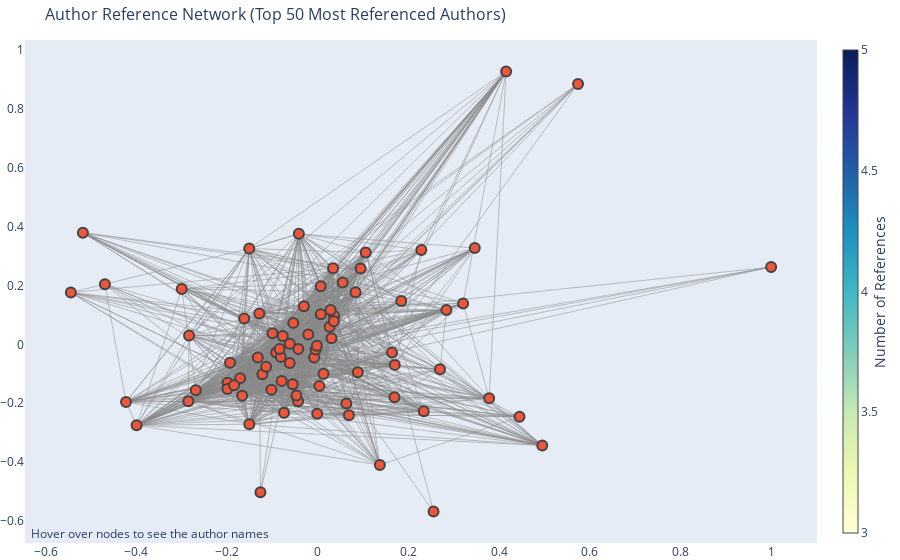

Notebook code cell kept with this figure:
### Code cell
import pandas as pd
import networkx as nx
import plotly.graph_objs as go

# Load the CSV file into a pandas DataFrame
input_file = 'final.csv'  # Path to the updated CSV file
df = pd.read_csv(input_file)

# Step 1: Create a matrix (pivot table) of how many times each author referenced another author
author_reference_matrix = df.pivot_table(index='author_of_book', columns='full_author_referenced', aggfunc='size', fill_value=0)

# Step 2: Count how many times each author was referenced (column sums)
authors_referenced = author_reference_matrix.sum(axis=0)

# Step 3: Get the top 50 authors who were referenced the most
top_50_authors_referenced = authors_referenced.sort_values(ascending=False).head(80).index

# Step 4: Create a filtered dataframe that only includes rows where both the author and the referenced author are in the top 50
filtered_df = df[df['author_of_book'].isin(top_50_authors_referenced) & df['full_author_referenced'].isin(top_50_authors_referenced)]

# Step 5: Create a directed graph using only the top 50 most referenced authors
G = nx.DiGraph()

# Add edges from author_of_book to full_author_referenced with weights
for index, row in filtered_df.iterrows():
    author = row['author_of_book']
    referenced_author = row['full_author_referenced']
    
    # If the edge already exists, increase the weight by 1
    if G.has_edge(author, referenced_author):
        G[author][referenced_author]['weight'] += 1
    else:
        G.add_edge(author, referenced_author, weight=1)

# Step 6: Use Plotly to create an interactive visualization

# Use spring layout for positioning nodes (with a larger `k` value for better spacing)
pos = nx.spring_layout(G, k=1.5, iterations=100)

# Create edge traces
edge_trace = go.Scatter(
    x=[],
    y=[],
    line=dict(width=0.5, color='#888'),
    hoverinfo='none',
    mode='lines')

for edge in G.edges():
    x0, y0 = pos[edge[0]]
    x1, y1 = pos[edge[1]]
    # Use extend() instead of += to avoid type issues
    edge_trace['x'] = edge_trace['x'] + (x0, x1, None)
    edge_trace['y'] = edge_trace['y'] + (y0, y1, None)

# Create node traces with hover text
node_trace = go.Scatter(
    x=[],
    y=[],
    text=[],
    mode='markers',
    hoverinfo='text',
    marker=dict(
        showscale=True,
        colorscale='YlGnBu',
        size=10,
        colorbar=dict(
            thickness=15,
            title='Number of References',
            xanchor='left',
            titleside='right'
        ),
        line_width=2))

for node in G.nodes():
    x, y = pos[node]
    node_trace['x'] += (x,)
    node_trace['y'] += (y,)

    # Set the hover text for each node
    node_trace['text'] += (node,)

# Step 7: Create the figure layout and plot it
fig = go.Figure(data=[edge_trace, node_trace],
             layout=go.Layout(
                title='Author Reference Network (Top 50 Most Referenced Authors)',
                titlefont_size=16,
                showlegend=False,
                hovermode='closest',
                margin=dict(b=0,l=0,r=0,t=40),
                annotations=[dict(
                    text="Hover over nodes to see the author names",
                    showarrow=False,
                    xref="paper", yref="paper",
                    x=0.005, y=-0.002 )],
                xaxis=dict(showgrid=False, zeroline=False),
                yaxis=dict(showgrid=False, zeroline=False))
                )

# Display the graph
fig.show()

### Figure 1 — Plotly figure (JSON) as saved in the notebook; plotly's stock layout.template omitted (floating-point values rounded to 4 significant figures; data arrays with more than 128 entries replaced by an {"elided": "..."} marker saying what was removed)
{"data": [{"hoverinfo": "none", "line": {"color": "#888", "width": 0.5}, "mode": "lines", "type": "scatter", "x": {"elided": "4305 float values"}, "y": {"elided": "4305 float values"}}, {"hoverinfo": "text", "marker": {"colorbar": {"thickness": 15, "title": {"side": "right", "text": "Number of References"}, "xanchor": "left"}, "colorscale": [[0, "rgb(255,255,217)"], [0.125, "rgb(237,248,177)"], [0.25, "rgb(199,233,180)"], [0.375, "rgb(127,205,187)"], [0.5, "rgb(65,182,196)"], [0.625, "rgb(29,145,192)"], [0.75, "rgb(34,94,168)"], [0.875, "rgb(37,52,148)"], [1, "rgb(8,29,88)"]], "line": {"width": 2}, "showscale": true, "size": 10}, "mode": "markers", "text": ["Renan, Ernest", "Aristotle", "Cicero", "Epictetus", "Horace", "Franklin", "Kant, Immanuel", "Lightfoot, J. B. (Joseph Barber)", "Aurelius, Emperor of Rome", "Aurelius", "Origen", "Pascal, Blaise", "Plotinus", "Plutarch", "Seneca, Lucius Annaeus", "Theophrastus", "Tolstoy, Leo, graf", "Augustine", "Confucius", "Holland, E. G. (Elihu Goodwin)", "Plato", "Voltaire", "Frazer", "Erasmus", "Garland, Hamlin", "Hegel, Georg Wilhelm Friedrich", "Hesse, Hermann", "Hippolytus, Antipope", "Homer", "Ibn Tufayl, Muhammad ibn 'Abd al-Malik", "Liber, Maurice", "Lucretius Carus, Titus", "Maimonides, Moses", "Meyer, F. B. (Frederick Brotherton)", "Newcastle, Margaret Cavendish, Duchess of", "Paley, William", "Xenophon", "Descartes", "Hobbes, Thomas", "Ignatius, of Loyola, Saint", "Rochefoucauld", "Locke, John", "Newton, Isaac", "Spinoza, Benedictus de", "Grote, George", "Guyau, Jean-Marie", "Hartmann, Franz", "Maurice, Frederick Denison", "Nietzsche, Friedrich Wilhelm", "Paine, Thomas", "Schiller, Friedrich", "Schopenhauer, Arthur", "Taine, Hippolyte", "Freud", "Hume, David", "Döllinger", "Jowett, John Henry", "Swedenborg, Emanuel", "Laplace, Pierre Simon, marquis de", "Mill, John Stuart", "Berkeley", "Ruskin, John", "Coleridge", "Keble, John", "Russell, Bertrand", "Rousseau, Jean-Jacques", "Whitefield, George", "Boethius", "Whewell, William", "Macaulay, Thomas Babington Macaulay, Baron", "Burgon", "Aquinas", "Emerson", "Leibniz, Gottfried Wilhelm, Freiherr von", "Melanchthon, Philipp", "Sidgwick, Henry", "Feuerbach", "Harnack, Adolf von", "Tyndale, William", "Köstlin, Julius"], "type": "scatter", "x": [0.01284, -0.2852, -0.1666, -0.1932, 0.03393, -0.151, 0.0304, 0.02638, 0.003811, -0.122, -0.2688, -0.007925, -0.1988, -0.1992, -0.1507, -0.4227, -0.1137, -0.05501, 0.1372, -0.04151, -0.1709, 0.03626, -0.09964, -0.07417, 0.3782, -0.09158, 0.5741, -0.1321, -0.3993, 0.445, 0.2339, 0.4952, -0.001045, -0.5177, -0.5443, -0.05383, -0.07947, 0.1701, -0.04327, 0.3465, 0.2698, 0.1059, 0.4156, 0.08852, -0.1844, -0.07705, -0.4692, -0.2998, -0.08142, -0.2837, -0.06167, -0.02075, 0.1694, -0.162, 0.08341, 0.1638, 0.3207, 0.1843, 0.2286, 0.05503, 0.09479, -0.004519, 0.006887, 1, 0.02846, 0.2839, -0.1262, -0.04683, 0.006527, -0.1287, -0.001764, -0.102, -0.03031, -0.0427, 0.06312, -0.06149, 0.0688, -0.08413, 0.2555, 0.03561], "y": [-0.1, -0.1937, -0.1745, -0.06275, 0.2586, 0.3258, 0.02108, 0.05977, -0.1417, -0.1016, -0.1557, -0.04458, -0.1302, -0.152, -0.2715, -0.1957, -0.07607, -0.1354, -0.4106, 0.3758, -0.1154, 0.09679, 0.03787, -0.2329, -0.1836, -0.02779, 0.8853, -0.04435, -0.2753, -0.2462, -0.2275, -0.3437, -0.2356, 0.3796, 0.176, 0.07304, -0.1242, -0.06979, -0.1931, 0.3274, -0.08487, 0.3123, 0.9282, -0.09453, -0.1391, 0.02817, 0.2042, 0.1884, -0.04259, 0.02986, -0.06327, 0.03348, -0.1798, 0.08819, 0.1775, -0.0275, 0.1392, 0.1473, 0.3205, 0.21, 0.2579, -0.01787, 0.1022, 0.2631, 0.1165, 0.1165, -0.503, -0.1736, 0.1979, 0.1053, -0.004761, -0.1544, 0.1294, -0.01591, -0.2008, 0.002024, -0.2415, -0.01621, -0.5687, 0.07858]}], "layout": {"annotations": [{"showarrow": false, "text": "Hover over nodes to see the author names", "x": 0.005, "xref": "paper", "y": -0.002, "yref": "paper"}], "hovermode": "closest", "margin": {"b": 0, "l": 0, "r": 0, "t": 40}, "showlegend": false, "title": {"font": {"size": 16}, "text": "Author Reference Network (Top 50 Most Referenced Authors)"}, "xaxis": {"showgrid": false, "zeroline": false}, "yaxis": {"showgrid": false, "zeroline": false}}}
